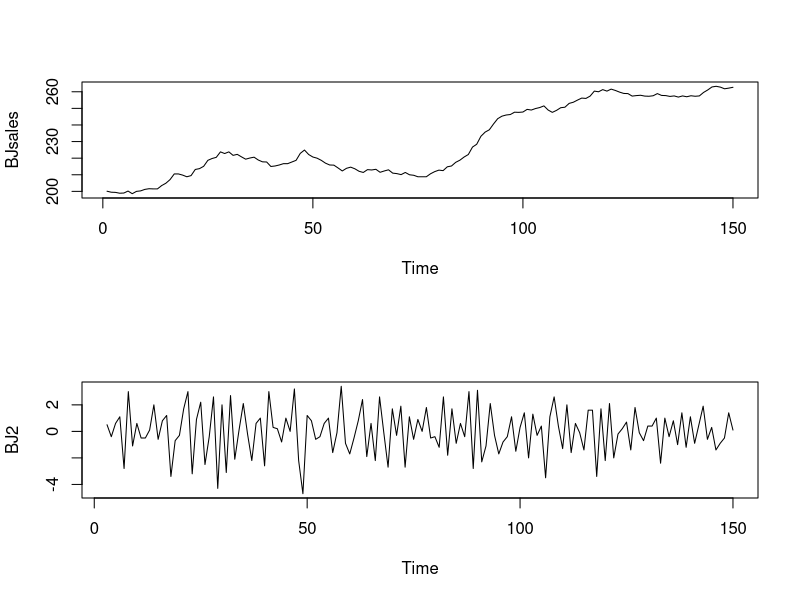
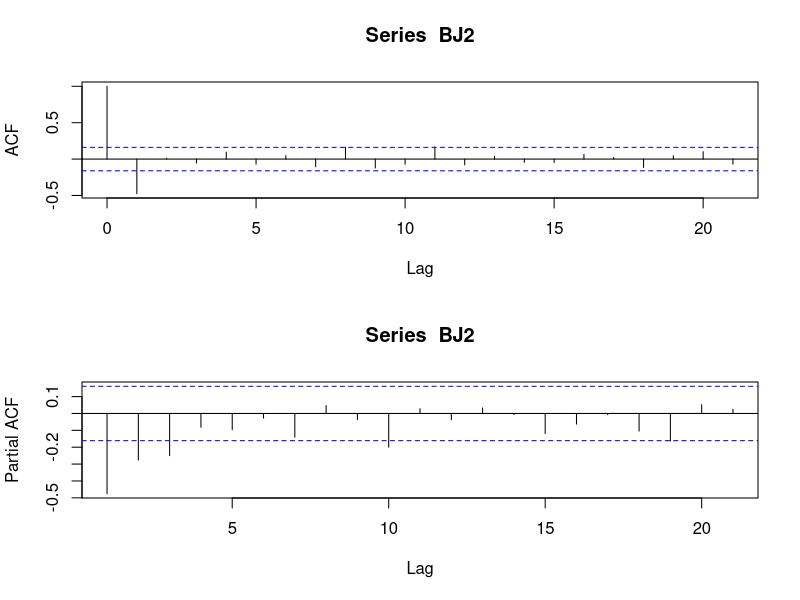

Write the R code that produced these figures, in order.
#ARMA Fitting Example

#Use the BJsales data. Note that we have to assume the underlying time series is stationary, 
#which this clearly not (check this:)
par(mfrow=c(2,1))
plot(BJsales)

#Instead we'll use the twice-differenced version of this time series. More discussion of the 
#idea behind this differencing to come.
BJ2 <- diff(diff(BJsales))
plot(BJ2)

#Step 1 in the Box-Jenkins process is "Identification" (i.e., order identification).
#We will use ACF and PACF plots to help us decide what p and q are
acf(BJ2)
pacf(BJ2)

#These perhaps suggest that p<=3, q<=1. Let's now perform Step #2: "Estimation"
#Try fitting some of these models using ML
fit.ar <- arima(BJ2, order=c(3,0,0)) #AR(3)
fit.ar
fit.ma <- arima(BJ2, order=c(0,0,1)) #MA(1)
fit.ma
fit.arma <- arima(BJ2, order=c(3,0,1)) #ARMA(3,1)
fit.arma

#Now try fitting some of these models using LS
fitls.ar <- arima(BJ2, order=c(3,0,0), method="CSS") #AR(3)
fitls.ar
fitls.ma <- arima(BJ2, order=c(0,0,1), method="CSS") #MA(1)
fitls.ma
fitls.arma <- arima(BJ2, order=c(3,0,1), method="CSS") #ARMA(3,1)
fitls.arma

#We can fit any number of models of different orders and use the output information to select 
#the model with the best fit. 
m1<-arima(BJ2,order=c(1,0,0))
m2<-arima(BJ2,order=c(2,0,0))
m3<-arima(BJ2,order=c(3,0,0))
m4<-arima(BJ2,order=c(4,0,0))
m5<-arima(BJ2,order=c(0,0,1))
m6<-arima(BJ2,order=c(0,0,2))
m7<-arima(BJ2,order=c(1,0,1))
m8<-arima(BJ2,order=c(2,0,1))
m9<-arima(BJ2,order=c(3,0,1))
m10<-arima(BJ2,order=c(4,0,1))
m11<-arima(BJ2,order=c(1,0,2))
m12<-arima(BJ2,order=c(2,0,2))
m13<-arima(BJ2,order=c(3,0,2))
m14<-arima(BJ2,order=c(4,0,2))

sigma2<-c(m1$sigma2,m2$sigma2,m3$sigma2,m4$sigma2,m5$sigma2,m6$sigma2,m7$sigma2,m8$sigma2,m9$sigma2,m10$sigma2,m11$sigma2,m12$sigma2,m13$sigma2,m14$sigma2)
loglik<-c(m1$loglik,m2$loglik,m3$loglik,m4$loglik,m5$loglik,m6$loglik,m7$loglik,m8$loglik,m9$loglik,m10$loglik,m11$loglik,m12$loglik,m13$loglik,m14$loglik)
AIC<-c(m1$aic,m2$aic,m3$aic,m4$aic,m5$aic,m6$aic,m7$aic,m8$aic,m9$aic,m10$aic,m11$aic,m12$aic,m13$aic,m14$aic)
d <- data.frame(pq = c("(1,0)","(2,0)","(3,0)","(4,0)","(0,1)","(0,2)","(1,1)","(2,1)","(3,1)","(4,1)","(1,2)","(2,2)","(3,2)","(4,2)"),sigma2,loglik,AIC)
d

# Order this by sigma2
d[order(d$sigma2),]

# Order this by loglik
d[order(-d$loglik),]

# Order this by AIC
d[order(d$AIC),]


# Use the following psuedo-code for a likelihood ratio test (LRT) to compare two models. 
# Here the null model (null.mod) is assumed to have fewer parameters than the alternative 
# model (alt.mod). Specifically the null and altnerative models have n.null and n.alt 
# parameters, respectively.

# D <- -2*(null.mod$loglik - alt.mod$loglik)
# pval <- 1-pchisq(D,n.alt-n.null)
# print(c("Test Statistic:",D,"P-value:",pval))

# Compare MA(1) with ARMA(1,2)
D <- -2*(m5$loglik - m11$loglik)
pval <- 1-pchisq(D,3)
print(c("Test Statistic:",D,"P-value:",pval))

#Once we choose a model, we perform Step #3: Verification. That is, we perform model diagnostics 
#using the residuals in a manner similar to OLS. We will look more closely at this next time.